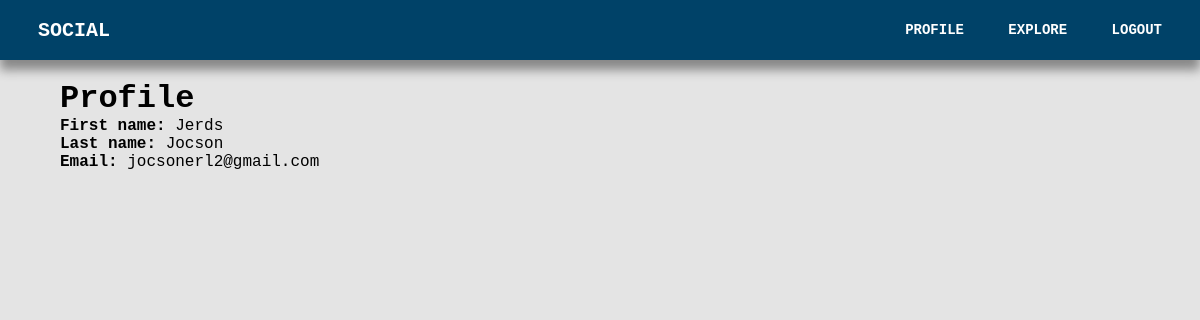
The page /user/ (signed in) on the database as committed earlier.
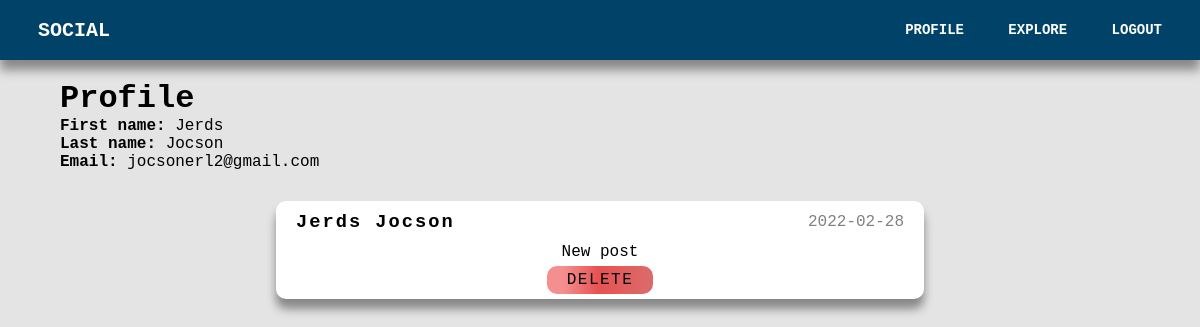
The same page on the database as committed later.
### tables this page shows
CREATE TABLE users(
            id INTEGER PRIMARY KEY AUTOINCREMENT,
            first_name TEXT NOT NULL,
            last_name TEXT NOT NULL,
            middle_name TEXT,
            email TEXT NOT NULL UNIQUE,
            profile_pic TEXT,
            password TEXT NOT NULL
        );

CREATE TABLE posts(
            id INTEGER PRIMARY KEY AUTOINCREMENT,
            content TEXT NOT NULL,
            date TIMESTAMP DEFAULT (DATETIME('now')),
            user_id INTEGER NOT NULL,
            FOREIGN KEY (user_id) REFERENCES users(id) ON DELETE CASCADE
        );

### SocialMediaProject/AppRoutes/Profile/__init__.py (the view)
@user.route('/')
@login_required
def profile():
    details = check_if_email_exist(current_user.email)
    posts = get_user_post(current_user.id)
    return render_template(
        'Profile/profile.html',
        title='Account',
        details=details,
        posts = posts
    )

### SocialMediaProject/AppRoutes/Auth/loading_user.py (called while the page is built)
@login_manager.user_loader
def load_user(user_id):
   conn = get_db_connection()
   curs = conn.cursor()
   curs.execute("SELECT * FROM users WHERE id=?",[user_id])
   user = curs.fetchone()
   if user is None:
      return None
   else:
      return User(user[0], user[1], user[2], user[3], user[4], user[5])

### SocialMediaProject/Database/manage_post.py (called while the page is built)
def get_user_post(user_id):
    conn = get_db_connection()
    cur = conn.cursor()
    cur.execute(
        "SELECT * FROM posts WHERE user_id=?",
        [user_id]
    )
    posts = cur.fetchall()
    conn.close()
    return posts

### SocialMediaProject/Database/manage_users.py (called while the page is built)
def get_db_connection():
    conn = sqlite3.connect('social.db')
    return conn

def check_if_email_exist(email):
    conn = get_db_connection()
    cur = conn.cursor()
    cur.execute(
        "SELECT * FROM users WHERE email=?",
        [email]
    )
    data = cur.fetchone()
    conn.close()
    return data

### SocialMediaProject/templates/Profile/profile.html (shortened to what this page needs)
{% extends 'layout.html' %} {% block content %}
<div class="container">
  <div>
    <h1>Profile</h1>
    <p><strong>First name:</strong> {{ details[1] }}</p>
    <p><strong>Last name:</strong> {{details[2]}}</p>
    <p><strong>Email:</strong> {{ details[4] }}</p>
  </div>
  <div>
    {% if posts %} {% for post in posts %}
    <div class="posts-container">
      <div class="post-header">
        <h3>{{ current_user.first_name }} {{ current_user.last_name }}</h3>
        <span>{{ post[2].split(' ')[0] }}</span>
      </div>
      <div class="posts-contents">
        <p>{{ post[1] }}</p>
      </div>
      <a
        href="{{ url_for('main.delete_post', post_id=post[0]) }}"
        class="btn danger"
      >
        Delete
      </a>
    </div>
    {% endfor %} {% endif %}
  </div>
</div>
{% endblock%}

Rows that differ between the two databases and show on the page:
added posts: {{ current_user.first_name }} "Jerds", {{ current_user.last_name }} "Jocson", date "2022-02-28", content "New post"
